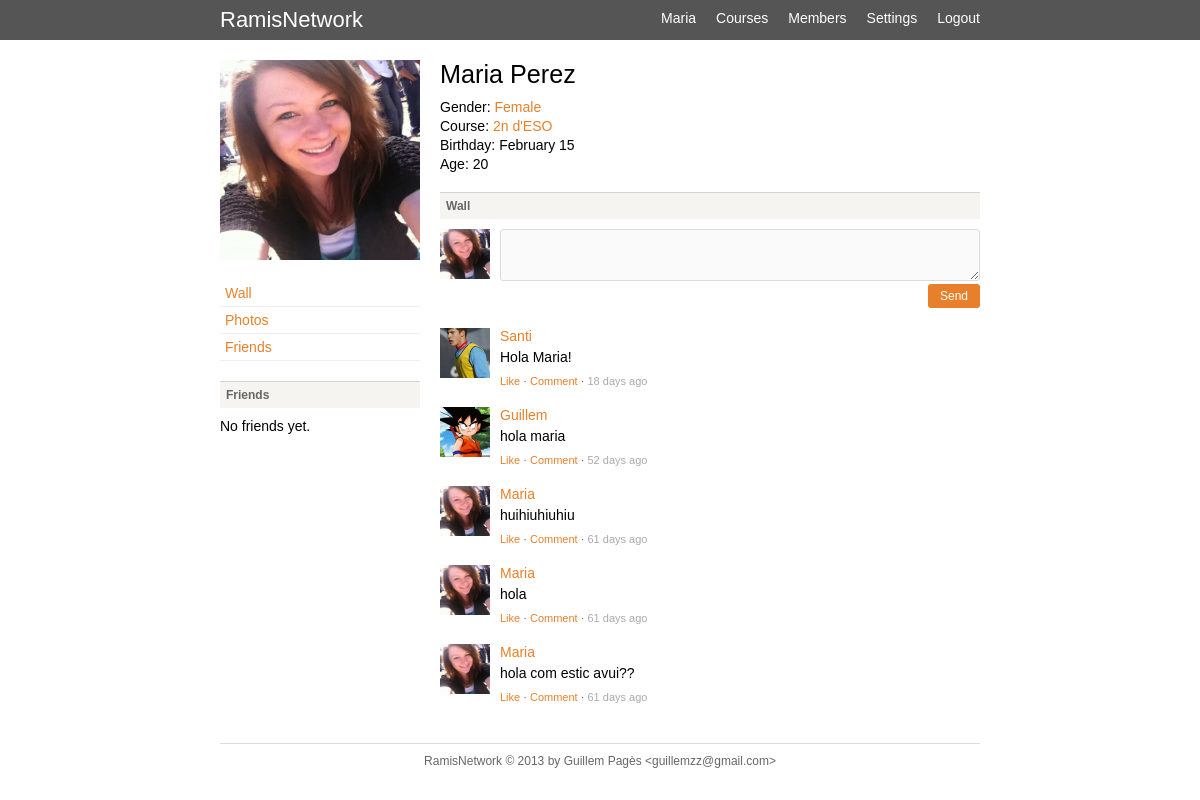
Page /profile.php?id=3 (signed in) on the committed database.
### tables this page shows
CREATE TABLE `users` (
  `id` int(11) unsigned NOT NULL AUTO_INCREMENT,
  `name` varchar(100) NOT NULL DEFAULT '',
  `lastname` varchar(100) NOT NULL DEFAULT '',
  `email` varchar(100) NOT NULL DEFAULT '',
  `password` varchar(64) NOT NULL DEFAULT '',
  `birthday` date NOT NULL,
  `gender` tinyint(2) NOT NULL DEFAULT '0',
  `avatar` varchar(64) NOT NULL,
  `course` tinyint(3) NOT NULL DEFAULT '0',
  `privacy` tinyint(2) NOT NULL DEFAULT '0',
  `visits` int(11) NOT NULL DEFAULT '0',
  PRIMARY KEY (`id`),
  KEY `email` (`email`)
);

CREATE TABLE `courses` (
  `course_id` int(11) unsigned NOT NULL AUTO_INCREMENT,
  `course_name` varchar(100) NOT NULL DEFAULT '',
  `course_description` varchar(200) NOT NULL DEFAULT '',
  PRIMARY KEY (`course_id`)
);

CREATE TABLE `posts` (
  `post_id` int(11) unsigned NOT NULL AUTO_INCREMENT,
  `post_author` int(11) NOT NULL DEFAULT '0',
  `post_type` char(20) NOT NULL DEFAULT 'wall',
  `post_link` int(11) NOT NULL DEFAULT '0',
  `post_content` varchar(255) NOT NULL DEFAULT '',
  `post_date` timestamp NOT NULL DEFAULT CURRENT_TIMESTAMP,
  `post_parent` int(11) NOT NULL DEFAULT '0',
  `post_likes` int(11) NOT NULL DEFAULT '0',
  PRIMARY KEY (`post_id`),
  KEY `post_link` (`post_link`),
  KEY `post_type` (`post_type`),
  KEY `post_parent` (`post_parent`)
);

### lib/html.php (called while the page is built, shortened)
<?php
function do_header($title='') {
	global $current_user;
	$data['title'] = $title;
	$data['home_link'] = ROOT;
	if ($current_user->authenticated) {
		$data['home_link'] = ROOT . 'home.php';
	}
	do_view('header', $data);
}
function do_view($name, $data=null) {
	$_view = VIEWS . $name . '_view.php';
	require($_view);
}
?>

### profile.php (called while the page is built, shortened)
<?php
require('config.php');
require(LIB . 'html.php');
require(LIB . 'User.php');
require(LIB . 'Post.php');
require(LIB . 'Photo.php');
$user = new User();
$user->id = intval($_REQUEST['id']);
if (!$user->read()) {
	do_error("User doesn't exists.");
}
$data['view'] = 'wall';
$data['photos'] = false;
$data['post_error'] = false;
$data['photo_error'] = false;
$data['friend_error'] = false;
$data['user'] = $user;
$data['posts'] = Post::get_posts('wall', $user->id);
$data['friends'] = User::get_friends($user->id);
do_header($user->name);
do_view('profile', $data);
?>

### lib/db.php (called while the page is built, shortened)
<?php
	class db {
		var $dbuser;
		var $dbpassword;
		var $dbhost;
		var $dbmaster;
		var $persistent;
		var $master_persistent;
		var $dbh_update = false;
		var $dbh_select = false;
		var $dbh = false;
		function db($dbuser='', $dbpassword='', $dbname='', $dbhost='localhost', $dbmaster=false) {
			$this->dbuser = $dbuser;
			$this->dbpassword = $dbpassword;
			$this->dbname = $dbname;
			$this->dbhost = $dbhost;
			$this->dbmaster = $dbmaster;
			if ( $dbmaster && $dbmaster != $dbhost ) {
				$this->dbmaster = $dbmaster;
			} else {
				$this->dbmaster = false;
			}
		}
		function connect($master = false) {
			if ($master && $this->dbmaster ) {
				if ($this->dbh_update) {
					$this->dbh = & $this->dbh_update;
					return;
				} else {
					if ($this->master_persistent) {
						$this->dbh_update = @mysql_pconnect($this->dbmaster, $this->dbuser,$this->dbpassword, MYSQL_CLIENT_COMPRESS);
					} else {
						$this->dbh_update = @mysql_connect($this->dbmaster, $this->dbuser,$this->dbpassword, MYSQL_CLIENT_COMPRESS);
					}
					$this->dbh = & $this->dbh_update;
				}
			} else {
				if ($this->persistent) {
					$this->dbh_select = @mysql_pconnect($this->dbhost, $this->dbuser,$this->dbpassword);
				} else {
					$this->dbh_select = @mysql_connect($this->dbhost, $this->dbuser,$this->dbpassword);
				}
				$this->dbh = & $this->dbh_select;
			}
		}
		function flush() {
			$this->last_result = null;
		}
		function query($query) {
			$query = trim($query);
			$is_update = preg_match("/^(insert|delete|update|replace)\s+/i",$query);
			$return_val = 0;
			$this->result = @mysql_query($query,$this->dbh);
			if ( $is_update ) {
				$this->rows_affected = mysql_affected_rows();
				if ( preg_match("/^(insert|replace)\s+/i",$query) ) {
					$this->insert_id = mysql_insert_id($this->dbh);
				}
				$return_val = $this->rows_affected;
			} else {
				$num_rows=0;
				while ( $row = @mysql_fetch_object($this->result) ) {
					$this->last_result[$num_rows] = $row;
					$num_rows++;
				}
				$this->num_rows = $num_rows;
				$return_val = $this->num_rows;
			}
			return $return_val;
		}
		function get_row($query=null,$y=0) {
			if ( $query ) {
				$this->query($query);
			}
			return $this->last_result[$y]?$this->last_result[$y]:null;
		}
}
$db = new db(DB_USER, DB_PASSWORD, DB_NAME, DB_HOST);
?>

### lib/Login.php (called while the page is built, shortened)
<?php
class Login {
	function __construct() {
		global $db;
		if (isset($_COOKIE['auth'])) {
			$user_id = intval($_COOKIE['auth']);
			$user = $db->get_row("SELECT id, name, avatar FROM users WHERE id = $user_id LIMIT 1");
			if ($user) {
				$this->id = $user->id;
				$this->name = $user->name;
				$this->avatar = $user->avatar;
				$this->authenticated = true;
			}
		}
	}
}
$current_user = new Login();
?>

### config.php (called while the page is built, shortened)
<?php
require(LIB . 'db.php');
require(LIB . 'Login.php');
require(LIB . 'functions.php');
?>

### lib/functions.php (called while the page is built, shortened)
<?php
function get_user_likes($type, $link) {
	global $db, $current_user;
	$user_links = array();
	require_once(LIB  . 'User.php');
	return implode(', ', $user_links);
}
function profile_uri($id) {
	return ROOT . 'profile.php?id=' . $id;
}
function search($key, $value) {
	return ROOT . 'members.php?' . $key . '=' . $value;
}
function get_avatar($name='') {
	if (!empty($name)) {
		$file = PATH . 'img/avatars/' . $name;
		if (file_exists($file)) {
			return ROOT . 'img/avatars/' . $name;
		}
	}
	return ROOT . 'img/default.jpg';
}
function time_ago($time) {
	$txt = "";
	$diff = time() - $time;
	$days = intval($diff / 86400);
	$diff = $diff % 86400;
	$diff = $diff % 3600;
	if ($days> 1) return " $days days";
	else if ($days==1) return " $days day";
    return $txt;
}
?>

### lib/User.php (called while the page is built, shortened)
<?php
class User {
	public $id;
	public $birthday;
	public $gender;
	public function read() {
		global $db;
		$user = $db->get_row("SELECT * FROM users LEFT JOIN courses ON course = course_id WHERE id = $this->id");
		if ($user) {
			$this->id = $user->id;
			$this->name = $user->name;
			$this->lastname = $user->lastname;
			$this->birthday = strtotime($user->birthday);
			$this->gender = $user->gender;
			$this->avatar = $user->avatar;
			$this->course = $user->course;
			$this->course_name = $user->course_name;
			return true;
		}
		return false;
	}
	public function get_age() {
		return date('Y') - date('Y', $this->birthday);
	}
	public function get_gender() {
		switch ($this->gender) {
			case 2: return 'Female';
		}
	}
}
?>

### lib/Post.php (called while the page is built, shortened)
<?php
class Post {
	public $id = 0;
	public $parent = 0;
	public function read() {
		global $db;
		$post = $db->get_row("SELECT * FROM posts, users WHERE post_author = id AND post_id = $this->id");
		if ($post) {
			$this->id = $post->post_id;
			$this->author = $post->post_author;
			$this->name = $post->name;
			$this->content = $post->post_content;
			$this->date = strtotime($post->post_date);
			$this->parent = $post->post_parent;
			$this->avatar = $post->avatar;
			return true;
		}
		return false;
	}
	public function print_post() {
		$data['post'] = $this;
		$data['likes'] = get_user_likes('post', $this->id);
		$data['likes_count'] = get_likes_count('post', $this->id);
		$data['replies'] = $this->get_replies();
		$data['is_reply'] = $this->parent > 0 ? true : false;
		do_view('post', $data);
	}
	private function get_replies() {
		return false;
	}
	public function permalink() {
		return ROOT . 'post.php?id=' . $this->id;
	}
	public static function print_form($parent=0) {
		$data['parent'] = $parent;
		do_view('post_form', $data);
	}
	public static function get_posts($type, $link) {
		global $db;
		$post_ids = $db->get_col("SELECT post_id FROM posts WHERE post_type = '$type' AND post_link = $link AND post_parent=0 ORDER BY post_id DESC");
		if ($post_ids) {
			foreach ($post_ids as $id) {
				$post = new Post();
				$post->id = $id;
				if ($post->read()) {
					$posts_array[] = $post;
				}
			}
			return $posts_array;
		}
		return false;
	}
}
?>

### views/post_view.php (the view, shortened to what this page needs)
<?php if ($is_reply) { ?>
<div class="post-reply">
	<div class="post-avatar-reply">
<?php } else { ?>
<div class="post">
	<div class="post-avatar">
<?php } ?>
		<a href="<?php echo profile_uri($post->author); ?>">
			<?php if ($is_reply) { ?>
				<img src="<?php echo get_avatar($post->avatar); ?>" width="30" height="30" alt="<?php echo $post->name; ?>" />
			<?php } else { ?>
				<img src="<?php echo get_avatar($post->avatar); ?>" width="50" height="50" alt="<?php echo $post->name; ?>" />
			<?php } ?>
		</a>
	</div>
<?php if ($is_reply) { ?>
	<div class="post-body-reply">
<?php } else { ?>
	<div class="post-body">
<?php } ?>
		<div class="post-name"><a href="<?php echo profile_uri($post->author); ?>"><?php echo $post->name; ?></a></div>
		<div class="post-content"><?php echo $post->content; ?></div>
		<div class="post-links">
			<span id="like-<?php echo $post->id; ?>"><a href="javascript:like('<?php echo $post->id; ?>', '<?php echo $current_user->id; ?>');">Like</a></span> ·
			<?php if (!$is_reply) { ?>
			<a href="#" onclick="$('#box-<?php echo $post->id; ?>').toggle();return false;">Comment</a> ·
			<?php } ?>
			<a href="<?php echo $post->permalink(); ?>" style="color:#AAA;" title="<?php echo date("d-m-Y H:i", $post->date); ?>"><?php echo time_ago($post->date); ?> ago</a>
		</div>
	</div>
</div>

### views/header_view.php (shortened to what this page needs)
<!DOCTYPE html>
<html>
<head>
	<link rel="stylesheet" type="text/css" href="<?php echo ROOT; ?>css/estils.css">
</head>
<body>
<header>
	<div class="wrap">
		<h1><a href="<?php echo $home_link; ?>">RamisNetwork</a></h1>
		<nav class="algo">
			<ul>
				<?php if ($current_user->authenticated) {?>
					<li><a href="<?php echo profile_uri($current_user->id); ?>"><?php echo $current_user->name; ?></a></li>
					<li><a href="<?php echo ROOT; ?>courses.php">Courses</a></li>
					<li><a href="<?php echo ROOT; ?>members.php">Members</a></li>
					<li><a href="<?php echo ROOT; ?>settings.php">Settings</a></li>
					<li><a href="<?php echo ROOT; ?>login.php?action=logout">Logout</a></li>
				<?php } else { ?>
					<li><a href="<?php echo ROOT; ?>members.php">Members</a></li>
					<li><a href="<?php echo ROOT; ?>register.php">Register</a></li>
					<li><a href="<?php echo ROOT; ?>login.php">Login</a></li>
				<?php } ?>
			</ul>
		</nav>
	</div>
</header>
<div class="wrap">
	<div class="content">

### views/profile_view.php (shortened to what this page needs)
<div class="sidebar">
	<div class="avatar">
		<img src="<?php echo get_avatar($user->avatar); ?>" width="200" height="200" alt="" />
	</div>
	<ul class="user-menu">
		<li><a href="<?php echo profile_uri($user->id); ?>">Wall</a></li>
		<li><a href="<?php echo profile_uri($user->id) . '&amp;view=photos'; ?>">Photos</a></li>
		<li><a href="<?php echo profile_uri($user->id) . '&amp;view=friends'; ?>">Friends</a></li>
	</ul>
	<h3>Friends</h3>
	<?php
	if ($friends) {
		foreach ($friends as $friend) {
			echo '<a href="' . profile_uri($friend->id) . '">';
			echo '<img src="' . get_avatar($friend->avatar) . '" width="50" height="50" />';
			echo '</a>';
		}
	} else {
		echo 'No friends yet.';
	}
	?>
</div>
<div class="main">
	<div class="user-details">
		<h2><?php echo $user->name; ?> <?php echo $user->lastname; ?></h2>
		<p>Gender: <a href="<?php echo search('gender', $user->gender); ?>"><?php echo $user->get_gender(); ?></a></p>
		<p>Course: <a href="<?php echo search('course', $user->course); ?>"><?php echo $user->course_name; ?></a></p>
		<p>Birthday: <?php echo date("F j", $user->birthday); ?></p>
		<p>Age: <?php echo $user->get_age(); ?></p>
	</div>
	<?php if ($view == 'wall') { ?>
		<h3>Wall</h3>
		<?php Post::print_form(); ?>
		<?php
			if ($posts) {
				foreach ($posts as $post) {
					$post->print_post();
				}
			} else {
				echo 'No posts yet.';
			}
		?>
	<?php } else if ($view == 'photos') { ?>
		<h3>Photos</h3>
		<?php if ($photo_error) echo '<div class="error">' . $photo_error . '</div>'; ?>
		<?php Photo::print_form($user->id); ?>
		<?php
			if ($photos) {
				foreach ($photos as $photo) {
					echo '<a href="' . $photo->src2() . '">';
					echo '<img src="' . $photo->src() .'" width="180" height="135" />';
					echo '</a>';
				}
			} else {
				echo 'No photos yet.';
			}
		?>
	<?php } else if ($view == 'friends') { ?>
		<h3>Friends</h3>
		<?php
			if ($friends) {
				echo '<ul class="logs">';
				foreach ($friends as $friend) {
					echo '<li>';
					echo '<a href="' . profile_uri($friend->id) . '">';
					echo '<img src="' . get_avatar($friend->avatar) . '" width="50" height="50" />';
					echo $friend->name;
					echo '</a>';
					echo '</li>';
				}
				echo '</ul>';
			} else {
				echo 'No friends yet.';
			}
		?>
	<?php } ?>
</div>

### views/post_form_view.php (shortened to what this page needs)
<?php if ($parent == 0) { ?>
<div style="margin-bottom:20px;">
<?php } else { ?>
<div style="margin-top:10px;">
<?php } ?>
<form action="" method="post">
	<?php if ($parent == 0) { ?>
	<div style="float:left;width:60px;">
		<img src="<?php echo get_avatar($current_user->avatar); ?>" width="50" height="50" />
	<?php } else { ?>
		<div style="float:left;width:40px;">
			<img src="<?php echo get_avatar($current_user->avatar); ?>" width="30" height="30" />
	<?php } ?>
	</div>
	<?php if ($parent == 0) { ?>
		<div style="float:left;width:480px;">
			<textarea name="content" class="post-form"></textarea>
	<?php } else { ?>
		<div style="float:left;width:440px;">
			<textarea name="content" class="post-form" style="width:430px;"></textarea>
	<?php } ?>
	</div>
	<div style="text-align:right"><input type="submit" name="post" value="Send" class="button button-small" /></div>
</form>
</div>

### css/estils.css (style rules this page uses)
html,body,h1,h2,h3,p,ul,li,tr,th,td,table,input,textarea,form,header,footer,section,aside,fieldset { margin:0;padding:0; }
body { font-size:14px;font-family:arial,sans-serif;background:#FFF }
a { text-decoration:none;color:#E8802B }
ul { list-style:none }
header { background:#555;border-bottom:0px solid #FF8400; }
.wrap { margin:0 auto;width:760px; }
.content { padding:20px 0; }
.sidebar { float:left;width:200px; }
.main { float:left;width:540px;margin-left:20px; }
nav.algo ul { list-style:none;float:right; }
nav.algo li { float:left; }
nav.algo li a { float:left;display:block;padding:10px 0;margin-left:20px;color:white; }
h1 a { color:white;float:left;padding:7px 0;font-weight:normal;font-size:22px }
h2 { font-size:180%;margin-bottom:10px;font-weight:normal; }
h3 { background:#F6F4F0;border-top:1px solid #D4D4D4;padding:6px 6px;font-size:12px;color:#666;margin-bottom:10px; }
.user-menu { list-style:none;margin-bottom:20px; }
.user-menu a { display:block;padding:5px;border-bottom:1px solid #EEE; }
.avatar { margin-bottom:20px;height:200px; }
.user-details { margin-bottom:20px; }
.user-details p { margin:3px 0 }
.post { margin-bottom:20px; }
.post-avatar { float:left;width:60px; }
.post-body { float:left;width:480px; }
.post-name { margin-bottom:5px; }
.post-content { margin-bottom:10px; }
.post-links { font-size:11px;color:#666; }
input,textarea { background:#fafafa;border:1px solid #dbdbdb;padding:6px 4px;border-radius:3px;outline:none;font-size:14px;font-family:arial,sans-serif; }
input.button, input.button-disabled { padding:5px 12px;background:#E8802B;border:none;color:#fff; }
input.button-small { font-size:12px; }
textarea.post-form { height:38px;width:470px; }

### rows in the picture
users: name "Maria", avatar (picture), lastname "Perez", gender "Female", courses.course_name "2n d'ESO", birthday "February 15", birthday "20"
posts: users.avatar (picture), users.name "Santi", post_content "Hola Maria!", post_date "18 days"
posts: users.avatar (picture), users.name "Guillem", post_content "hola maria", post_date "52 days"
posts: users.avatar (picture), users.name "Maria", post_content "huihiuhiuhiu", post_date "61 days"
posts: users.avatar (picture), users.name "Maria", post_content "hola", post_date "61 days"
posts: users.avatar (picture), users.name "Maria", post_content "hola com estic avui??", post_date "61 days"
